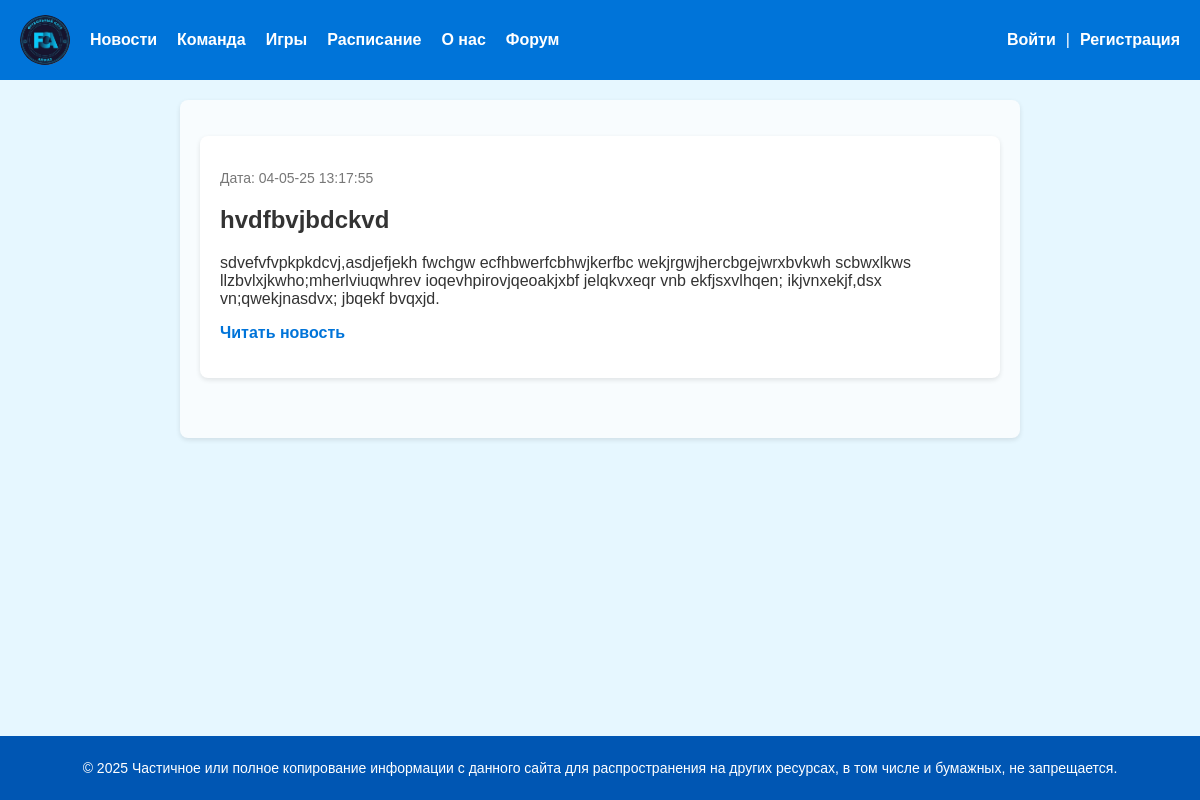
The page / on the database its author committed.
### core/models.py (models this page shows, shortened)
class News(models.Model):
    title = models.CharField(max_length=255, verbose_name="Заголовок")
    slug = models.SlugField(max_length=255, unique=True, db_index=True, verbose_name="Slug")
    photo = models.ImageField(upload_to="news_photo/%y/%m/%d", default=None, blank=True, null=True, verbose_name="Фото")
    content = models.TextField(blank=True, verbose_name="Текст новости", validators=[MinLengthValidator(5, message="Минимум 5 символов"), MaxLengthValidator(10000, message="Максимум 10000 символов")])
    time_create = models.DateTimeField(auto_now_add=True, verbose_name="Время создания")
    def get_absolute_url(self):
        return reverse('news', kwargs={'news_slug': self.slug})
    class Meta:
        verbose_name = "Новость"
        verbose_name_plural = "Новости"

### core/views.py (the view)
# urls.py: path('', views.HomePage.as_view(), name='home'),
class HomePage(DataMixin, ListView):
    template_name = 'core/home.html'
    title_page = 'Главная страница'
    context_object_name = 'news'
    def get_queryset(self):
        return News.objects.all()
    def get_context_data(self, **kwargs):
        context = super().get_context_data(**kwargs)
        return self.get_mixin_context(context)

### core/utils.py (called while the page is built)
    def get_mixin_context(self, context, **kwargs):
        context.update(kwargs)
        return context

### users/context_processors.py (called while the page is built)
def get_menu_context(request):
    return {'menu': menu}

### core/templates/core/home.html (shortened to what this page needs)
{% extends "base.html" %}
{% load static %}
{% block content %}
<ul class="list-articles">
    {% for p in news %}
        <li>
            <div class="article-panel">
                <p class="last">Дата: {{ p.time_create|date:"d-m-y H:i:s" }}</p>
            </div>
            <h2>{{ p.title }}</h2>
            {% autoescape off %}
                {{ p.content|linebreaks|truncatewords:40 }}
            {% endautoescape %}
            <p class="link-read-post"><a href="{{ p.get_absolute_url }}">Читать новость</a></p>
        </li>
    {% endfor %}
</ul>
{% endblock %}

### core/static/core/css/styles.css (style rules this page uses)
body { margin: 0; font-family: Arial, sans-serif; background-color: #f4f9fc; color: #333; display: flex; flex-direction: column; min-height: 100vh; }
.list-articles { list-style: none; padding: 0; }
.list-articles li { margin-bottom: 40px; padding: 20px; border-radius: 8px; background-color: #fff; box-shadow: 0 2px 5px rgba(0, 0, 0, 0.1); }
.list-articles h2 { font-size: 24px; margin-top: 0; color: #333; }
.list-articles .last { font-size: 14px; color: #777; margin-bottom: 10px; }
.list-articles a { color: #0074d9; text-decoration: none; }
.list-articles .link-read-post { margin-top: 15px; }
.list-articles .link-read-post a { font-weight: bold; }
.article-panel { display: flex; justify-content: space-between; align-items: center; margin-bottom: 10px; }
.article-panel .last { font-size: 14px; color: #777; }
.list-articles li { position: relative; margin-bottom: 40px; padding: 20px; border-radius: 8px; background-color: #fff; box-shadow: 0 2px 5px rgba(0, 0, 0, 0.1); }

### rows shown on the page
News: time_create "04-05-25 13:17:55", title "hvdfbvjbdckvd", content "sdvefvfvpkpkdcvj,asdjefjekh fwchgw ecfhbwerfcbhwjkerfbc wekjrgwjhercbgejwrxbvkwh scbwxlkws llzbvlxjkwho;mherlviuqwhrev ioqevhpirovjqeoakjxbf jelqkvxeqr vnb ekfjsxvlhqen; ikjvnxekjf,dsx vn;qwekjnasdvx; jbqekf bvqxjd."

### other values the page prints
{{ m.title }} "Новости" "Команда" "Игры" "Расписание" "О нас" "Форум"
